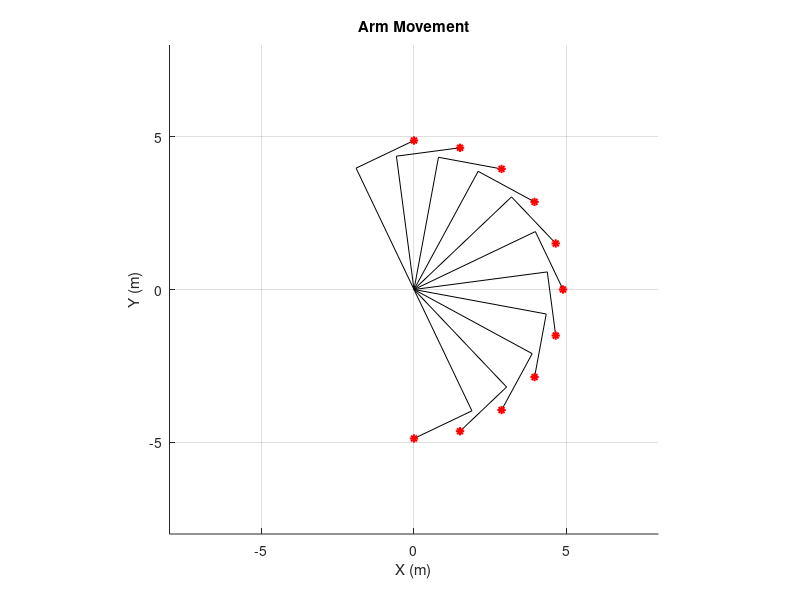
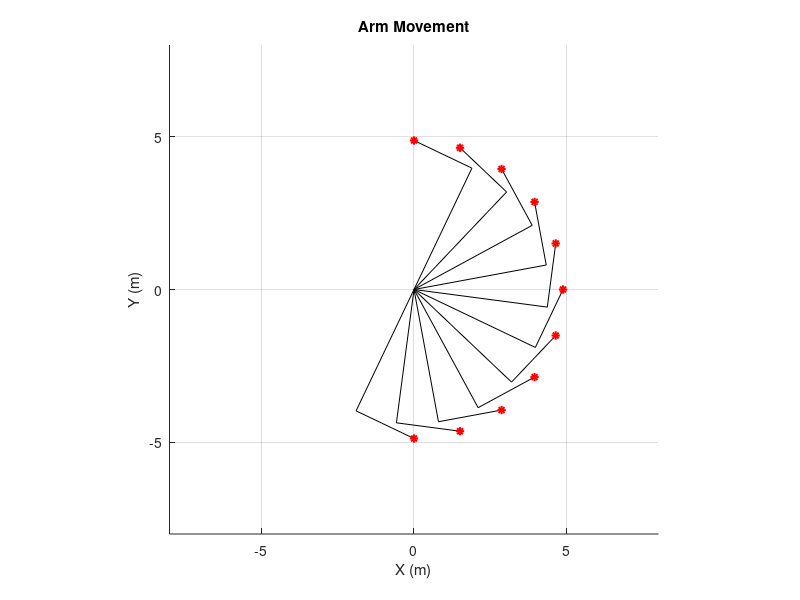

Source code (MATLAB) for these figures, in order:
clear; clc;

%% Link Parameters
l1 = 4.4; 
l2 = 2.1;
x0 = 0; y0 = 0;
r = sqrt(l1^2+l2^2); 

%% First Inverse Kinematics Method
figure(1);
hold on;
axis([-8 8 -8 8]);
axis('square');
title('Arm Movement');
xlabel('X (m)');
ylabel('Y (m)');

% Circular Trajectory
theta_values = -pi/2:(pi/2)/5:pi/2; 

for i = theta_values
    % Trajectory
    xd = r * cos(i) + x0;
    yd = r * sin(i) + y0;

    % Inverse Kinematics
    C = (xd^2 + yd^2 - l1^2 - l2^2) / (2 * l1 * l2);
    D = -sqrt(1 - C^2);
    theta2 = atan2(D, C);

    theta1_part1 = atan2(yd, xd); 
    theta1_part2 = atan2(l2 * sin(theta2), l1 + l2 * cos(theta2)); 
    theta1 = theta1_part1 - theta1_part2;

    % Forward Kinematics
    rrx = l1 * cos(theta1);
    rry = l1 * sin(theta1);
    x = rrx + l2 * cos(theta1 + theta2);
    y = rry + l2 * sin(theta1 + theta2);

    % Excavator Arm Coordinates
    rx = [0, rrx, x];
    ry = [0, rry, y];

    % Plot the Excavator Arm
    plot(rx, ry, 'k-', 'LineWidth', 0.5);
    hold on; % Ensure all plots stay on the figure

    % Plot the desired trajectory
    plot(xd, yd, 'r*', 'LineWidth', 1.5); 
end

grid;
hold off;

%% Second Inverse Kinematics Method (Not in Evacavator)
figure(2);
hold on;
axis([-8 8 -8 8]);
axis('square');
title('Arm Movement');
xlabel('X (m)');
ylabel('Y (m)');

% Circular Trajectory
theta_values = -pi/2:pi/10:pi/2; 

for i = theta_values
    % Trajectory
    xd = r * cos(i) + x0;
    yd = r * sin(i) + y0;

    % Inverse Kinematics
    C = (xd^2 + yd^2 - l1^2 - l2^2) / (2 * l1 * l2);
    D = sqrt(1 - C^2);
    theta2 = atan2(D, C);

    theta1_partial1 = atan2(yd, xd);
    theta1_partial2 = atan2(l2 * sin(theta2), l1 + l2 * cos(theta2)); 
    theta1 = theta1_partial1 - theta1_partial2;

    % Forward Kinematics
    rrx = l1 * cos(theta1);
    rry = l1 * sin(theta1);
    x = rrx + l2 * cos(theta1 + theta2);
    y = rry + l2 * sin(theta1 + theta2);

    % Excavator Arm Coordinates
    rx = [0, rrx, x];
    ry = [0, rry, y];

    % Plot the Excavator Arm
    plot(rx, ry, 'k-', 'LineWidth', 0.5);
    hold on; % Ensure all plots stay on the figure

    % Plot the desired trajectory
    plot(xd, yd, 'r*', 'LineWidth', 1.5); 
end

grid;
hold off;
